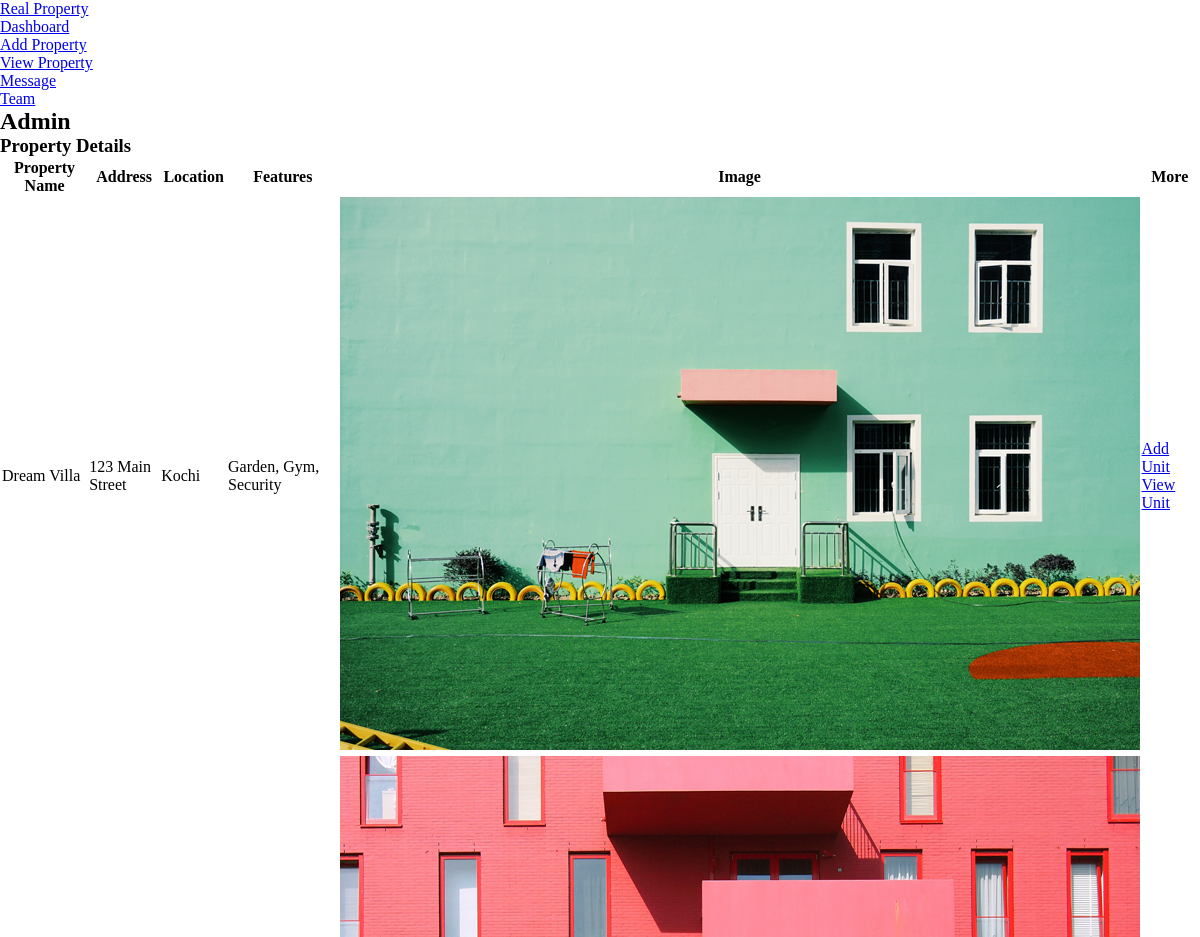
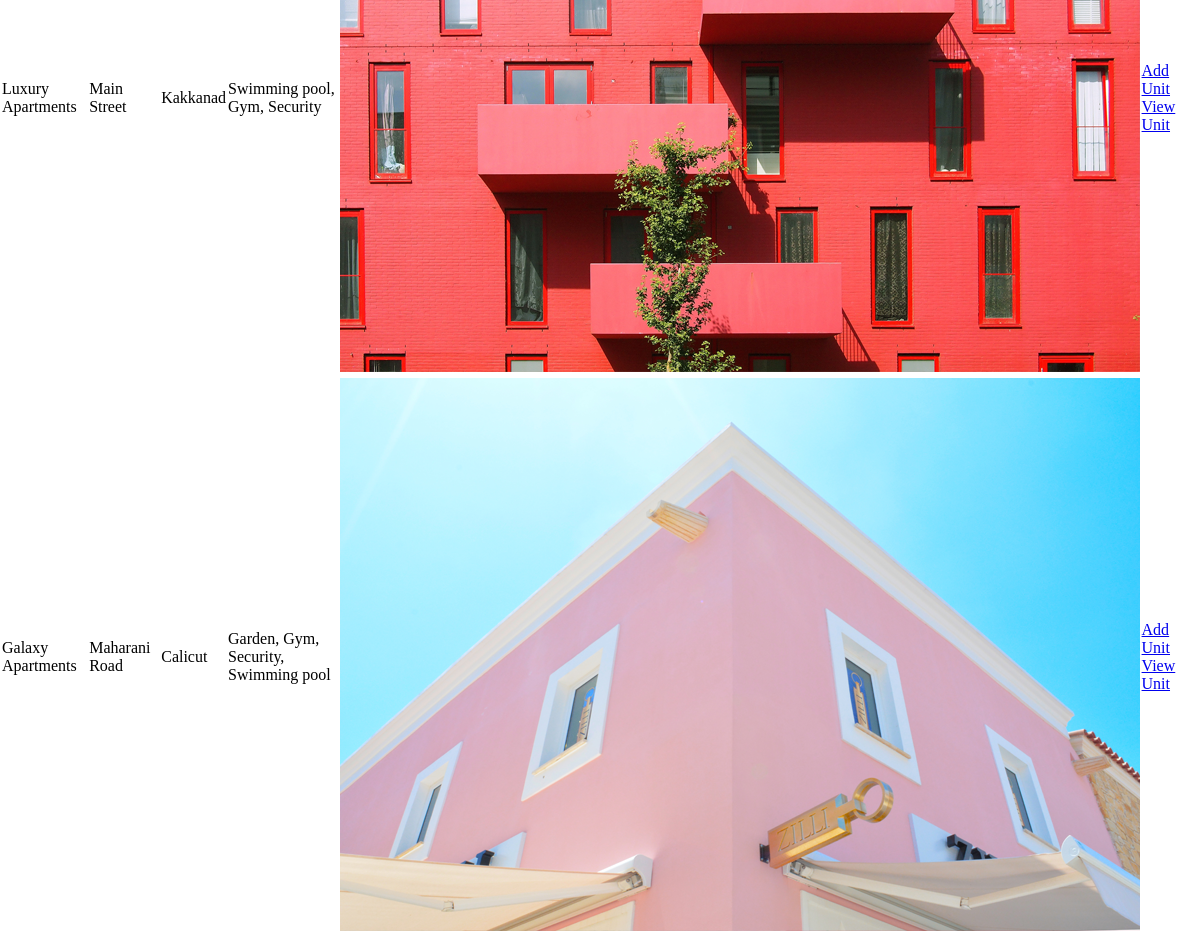
Page /admin_view_property on the committed database (2 pictures, top to bottom).
### real_estate_management_app/models.py (models this page shows, shortened)
class PropertyDetails(models.Model):
    pname = models.CharField(max_length=100,unique=True)
    address = models.EmailField(max_length=100)
    locaton = models.CharField(max_length=130)
    features = models.CharField(max_length=500)
    image = models.ImageField(upload_to='images')
    status = models.CharField(max_length=10)

### real_estate_management_app/views.py (the view)
# urls.py: path("admin_view_property", views.admin_view_property,name='admin_view_property'),
def admin_view_property(request):
    data=PropertyDetails.objects.all()
    return render(request,'admin_view_property.html',{'data':data})

### real_estate_management_app/templates/admin_view_property.html (shortened to what this page needs)
<!DOCTYPE html>
<html lang="en">
<head>
    <link rel="stylesheet" href="../static/admin/css/style.css">
</head>
<body>
    <section id="sidebar">
        <a href="#" class="brand">
            <span class="text">Real Property</span>
        </a>
        <ul class="side-menu top">
            <li class="active">
                <a href="{% url 'admin_home' %}">
                    <span class="text">Dashboard</span>
                </a>
            </li>
            <li>
                <a href="{% url 'add_property_page' %}">
                    <span class="text">Add Property</span>
                </a>
            </li>
            <li>
                <a href="{% url 'admin_view_property' %}">
                    <span class="text">View Property</span>
                </a>
            </li>
            <li>
                <a href="#">
                    <span class="text">Message</span>
                </a>
            </li>
            <li>
                <a href="#">
                    <span class="text">Team</span>
                </a>
            </li>
        </ul>
    </section>
    <section id="content">
        <main>
            <div class="head-title">
                <div class="left">
                    <h1>Admin</h1>
                </div>
            </div>
            <div class="table-data">
                <div class="order">
                    <div class="head">
                        <h3>Property Details</h3>
                    </div>
                    <table>
                        <thead>
                            <tr>
                                <th>Property Name</th>
                                <th>Address</th>
                                <th>Location</th>
                                <th>Features</th>
                                <th>Image</th>
                                <th>More</th>
                            </tr>
                        </thead>
                        <tbody>
                            {% for i in data %}
                            <tr>
                                <td>
                                    <p>{{i.pname}}</p>
                                </td>
                                <td>{{i.address}}</td>
                                <td>
                                    <p>{{i.locaton}}</p>
                                </td>
                                <td>{{i.features}}</td>
                                <td>
                                    <img src="/media/{{i.image}}">
                                </td>
                                <td>
                                    <span class="status completed"><a href="{% url 'admin_add_unit_page' i.id %}">Add Unit</a></span>
                                    <span class="status completed"><a href="{% url 'admin_view_unit' i.id %}">View Unit</a></span>
                                </td>
                            </tr>
                            {% endfor %}
                        </tbody>
                    </table>
                </div>
            </div>
        </main>
    </section>
</body>
</html>

### real_estate_management_app/static/index/css/style.css (style rules this page uses)
* { margin:0; padding:0; }

### rows in the picture
PropertyDetails: pname "Dream Villa", address "123 Main Street", locaton "Kochi", features "Garden, Gym, Security", image (picture)
PropertyDetails: pname "Luxury Apartments", address "Main Street", locaton "Kakkanad", features "Swimming pool, Gym, Security", image (picture)
PropertyDetails: pname "Galaxy Apartments", address "Maharani Road", locaton "Calicut", features "Garden, Gym, Security, Swimming pool", image (picture)
